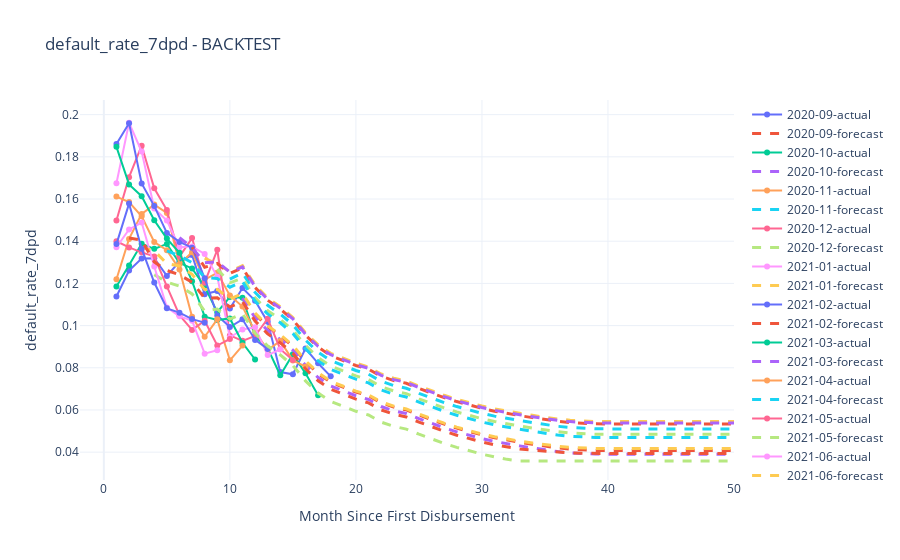

The cell this chart's notebook holds for it:
### Code cell
m2.plot_cohorts('default_rate_7dpd', 'backtest')
